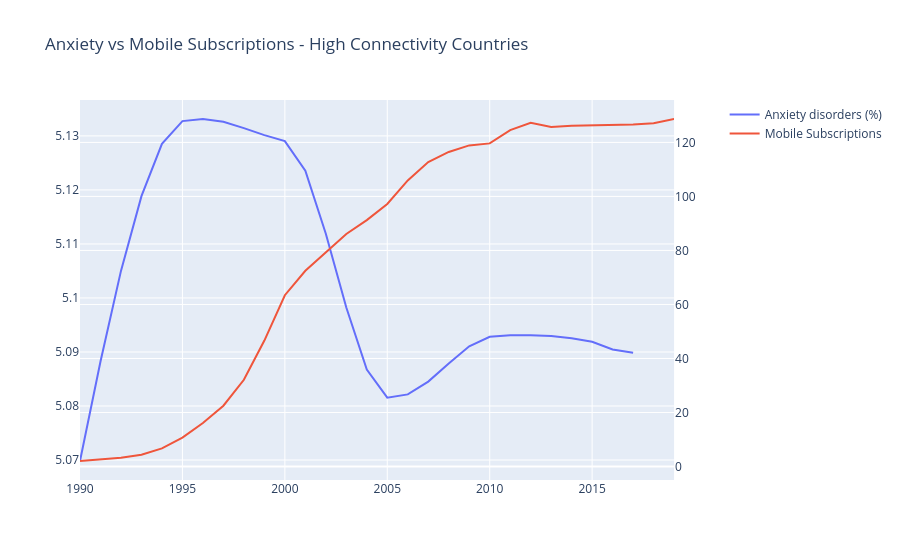

The code cell stored with this chart in its notebook:
### Markdown cell above
## Key Finding: High Connectivity Countries
Mobile subscriptions rose dramatically from near zero to 100-150+ per 100 people 
across all high connectivity nations between 1990-2019.
Anxiety disorders remained essentially flat across the same period.
The data does not support a simple causal relationship between mobile adoption and anxiety prevalence.

### Code cell
hc_yearly = merged_hc.groupby('Year').agg({
    'Anxiety disorders (%)': 'mean',
    'Mobile Subscriptions': 'mean'
}).reset_index()

fig = make_subplots(specs=[[{"secondary_y": True}]])

fig.add_trace(
    go.Scatter(x=hc_yearly['Year'], y=hc_yearly['Anxiety disorders (%)'], name='Anxiety disorders (%)'),
    secondary_y=False
)

fig.add_trace(
    go.Scatter(x=hc_yearly['Year'], y=hc_yearly['Mobile Subscriptions'], name='Mobile Subscriptions'),
    secondary_y=True
)

fig.update_layout(title='Anxiety vs Mobile Subscriptions - High Connectivity Countries')
fig.show()

### Figure 1 — Plotly figure (JSON) as saved in the notebook; plotly's stock layout.template omitted (floating-point values rounded to 4 significant figures)
{"data": [{"name": "Anxiety disorders (%)", "type": "scatter", "x": [1990.0, 1991.0, 1992.0, 1993.0, 1994.0, 1995.0, 1996.0, 1997.0, 1998.0, 1999.0, 2000.0, 2001.0, 2002.0, 2003.0, 2004.0, 2005.0, 2006.0, 2007.0, 2008.0, 2009.0, 2010.0, 2011.0, 2012.0, 2013.0, 2014.0, 2015.0, 2016.0, 2017.0, 2018.0, 2019.0], "xaxis": "x", "y": [5.07, 5.088, 5.105, 5.119, 5.129, 5.133, 5.133, 5.133, 5.131, 5.13, 5.129, 5.124, 5.112, 5.098, 5.087, 5.082, 5.082, 5.085, 5.088, 5.091, 5.093, 5.093, 5.093, 5.093, 5.093, 5.092, 5.09, 5.09, NaN, NaN], "yaxis": "y"}, {"name": "Mobile Subscriptions", "type": "scatter", "x": [1990.0, 1991.0, 1992.0, 1993.0, 1994.0, 1995.0, 1996.0, 1997.0, 1998.0, 1999.0, 2000.0, 2001.0, 2002.0, 2003.0, 2004.0, 2005.0, 2006.0, 2007.0, 2008.0, 2009.0, 2010.0, 2011.0, 2012.0, 2013.0, 2014.0, 2015.0, 2016.0, 2017.0, 2018.0, 2019.0], "xaxis": "x", "y": [2.039, 2.614, 3.254, 4.383, 6.714, 10.67, 16.13, 22.51, 32.1, 46.63, 63.42, 72.46, 79.17, 86.08, 91.23, 97.21, 105.9, 112.7, 116.5, 118.9, 119.6, 124.6, 127.3, 125.7, 126.2, 126.4, 126.4, 126.6, 127.1, 128.7], "yaxis": "y2"}], "layout": {"title": {"text": "Anxiety vs Mobile Subscriptions - High Connectivity Countries"}, "xaxis": {"anchor": "y", "domain": [0, 0.94]}, "yaxis": {"anchor": "x", "domain": [0, 1]}, "yaxis2": {"anchor": "x", "overlaying": "y", "side": "right"}}}
